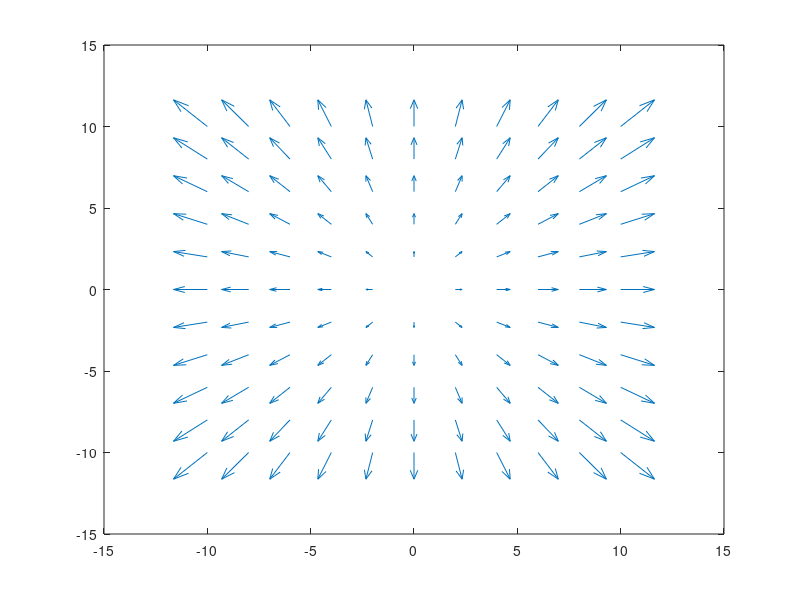
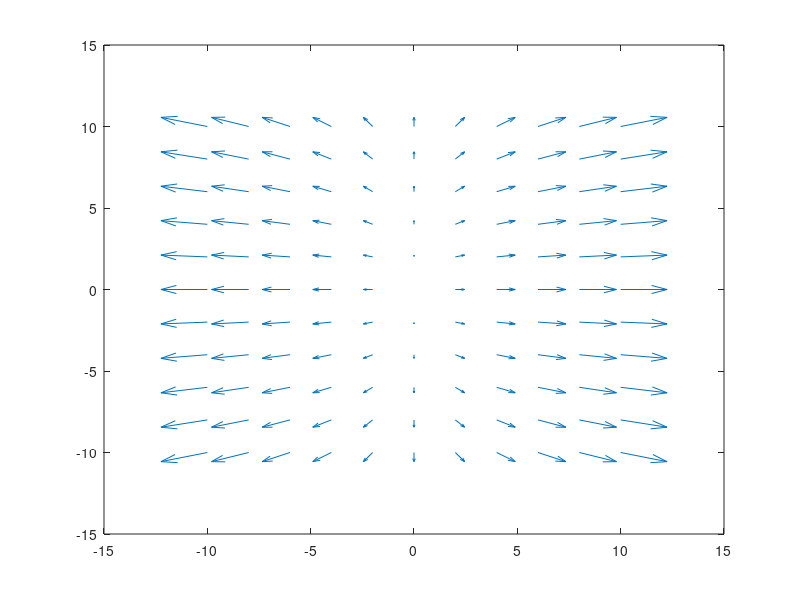
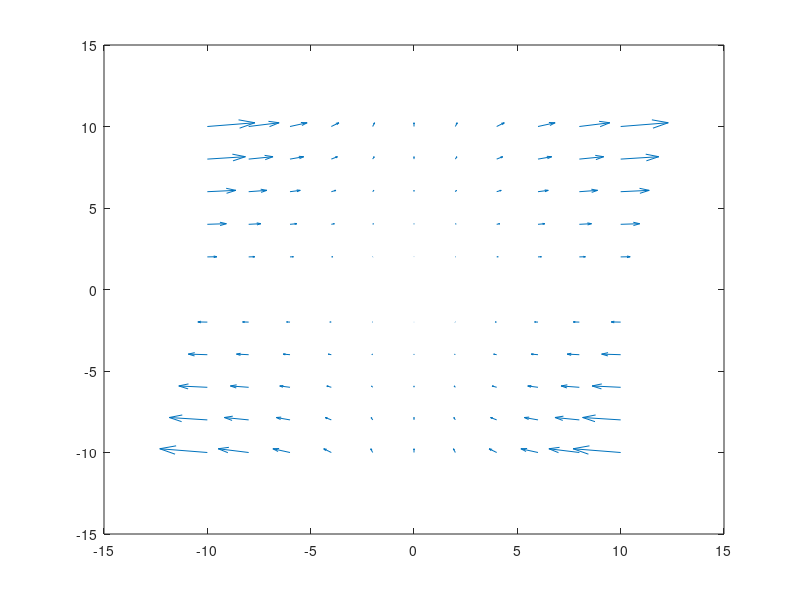

Here is the MATLAB script that generated these plots, in order:
#
# Link: ?? 
#
% plot vector fields for:
%
%   F(x,y) = <x,y>
%   F(x,y) = <2x,1/2y>
%   F(x,y) = <x^2*y,y^2>
%
close all; clc; clear all;

%define domain and range
x = -10:2:10;
y = -10:2:10;

[X,Y] = meshgrid(x,y);

Fx1 = X;
Fy1 = Y;
figure(1);
quiver(X,Y,Fx1,Fy1);

Fx2 = 2*X;
Fy2 = 0.5*Y;
figure(2);
quiver(X,Y,Fx2,Fy2);

Fx3 = (X.^2).*Y;
Fy3 = Y.^2;
figure(3);
quiver(X,Y,Fx3,Fy3);


